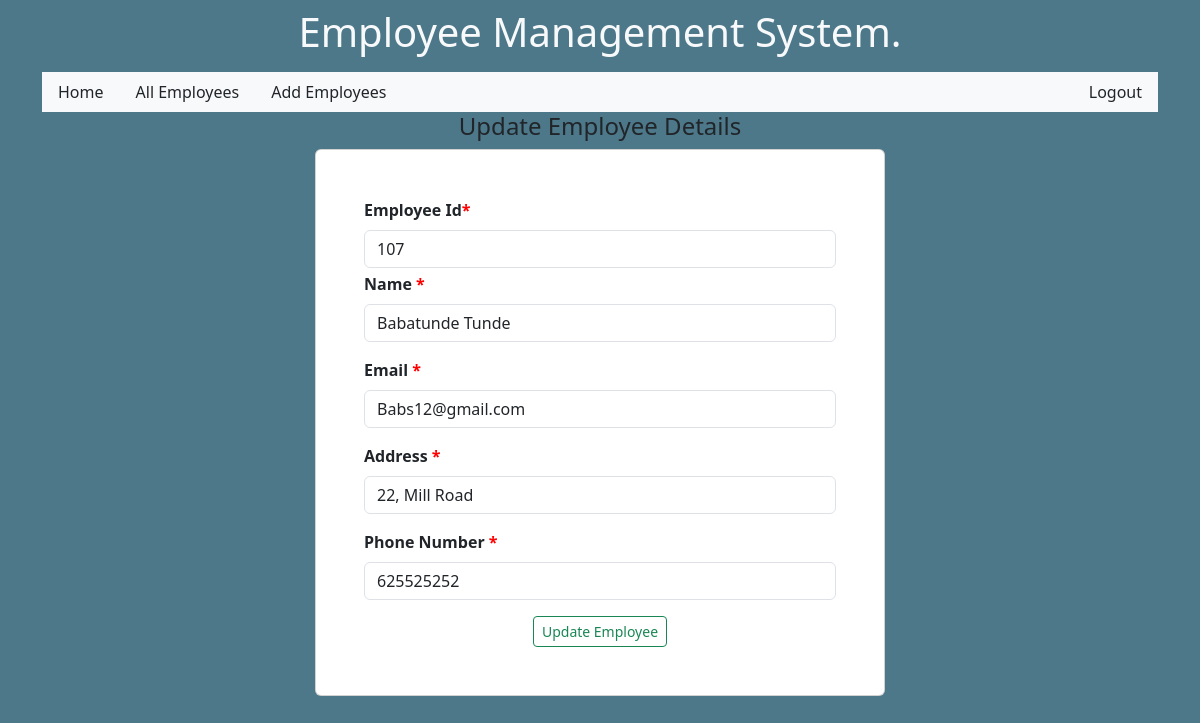
Page /updateemployee/8/ on the committed database.
### emp/models.py (models this page shows)
class Employee(models.Model):
    employeeid = models.CharField(max_length = 100)
    name = models.CharField(max_length =50)
    email = models.CharField(max_length =50)
    address = models.CharField(max_length =50)
    phone = models.CharField(max_length =50, default ="")

### emp/views.py (the view)
# urls.py: path("updateemployee/<int:empid>/", views.updateemployee, name = "updateemployee"),
def updateemployee(request, empid):
    e = Employee.objects.get(pk = empid)
    return render(request, "emp/updateemployee.html", {"singleemp": e})

### emp/templates/emp/updateemployee.html (shortened to what this page needs)
{% extends "emp/base.html" %}
{% block content %}
<h4 class="text-center">Update Employee Details</h4>
<div class = " row ">
    <div class="col-lg-3 col-sm-6"></div>
    <div class="col-lg-6 col-sm-6 card p-5 fw-semibold">
    <form action ="/doupdateemployee/{{singleemp.id}}/" method = "POST">
        <div class="mb-1">
          <label for="exampleInputEmail1" class="form-label">Employee Id<span style="color: red">*</span></label>
          <input type="text" class="form-control" id="exampleInput" placeholder ="Enter Id"
          name ="employeeid" value ="{{singleemp.employeeid}}" readonly>
        </div>
        <div class="mb-3">
          <label for="exampleInputPassword1" class="form-label">Name <span style="color: red">*</span></label>
          <input type="text" class="form-control" id="exampleInput2" required = required
          name ="name" value ="{{singleemp.name}}">
        </div>
        <div class="mb-3">
            <label for="exampleInputPassword1" class="form-label">Email <span style="color: red">*</span></label>
            <input type="email" class="form-control" id="exampleInput2"  required = required
            name ="email"  value ="{{singleemp.email}}" >
          </div>
          <div class="mb-3">
            <label for="exampleInputPassword1" class="form-label">Address <span style="color: red">*</span></label>
            <input type="text" class="form-control" id="exampleInput2"  name ="address" required = required
            value ="{{singleemp.address}}">
          </div>
          <div class="mb-3">
            <label for="exampleInputPassword1" class="form-label">Phone Number <span style="color: red">*</span></label>
            <input type="text" class="form-control" id="exampleInput2"  name="phone" required = required  value ="{{singleemp.phone}}">
          </div>
    <div class ="container text-center mt-2">
        <button type="submit" class="btn  btn-sm btn-outline-success ">Update Employee</button>
        </div>
      </form>
    </div>
      <div class="col-lg-3 col-sm-6"></div>
</div>
{% endblock content %}

### rows in the picture
Employee: employeeid "107", name "Babatunde Tunde", email "Babs12@gmail.com", address "22, Mill Road", phone "625525252"
